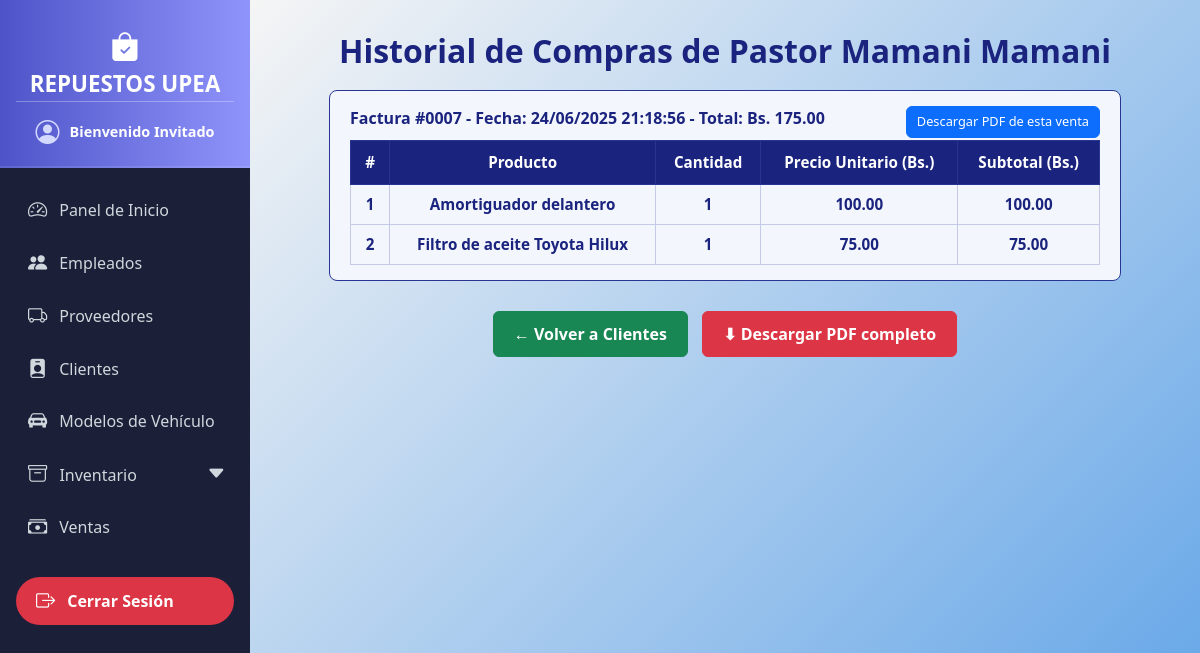
Page /clientes/3/historial on the earlier database version.
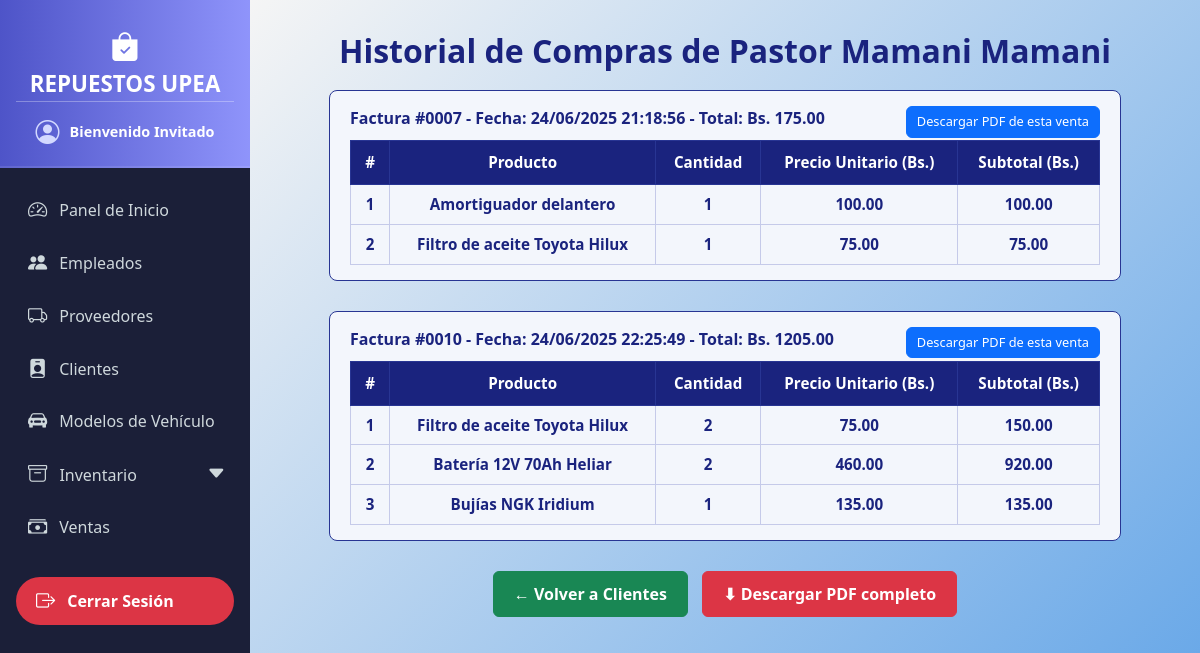
Same page on the later database version.
### models/venta_model.py (models this page shows, shortened)
class Venta(db.Model):
    __tablename__ = "ventas"
    id = db.Column(db.Integer, primary_key=True)
    fecha = db.Column(db.DateTime, default=datetime.utcnow, nullable=False)
    cliente_id = db.Column(db.Integer, db.ForeignKey("clientes.id"))
    empleado_id = db.Column(db.Integer, db.ForeignKey("empleados.id"))
    metodo_pago = db.Column(db.String(50), nullable=False)
    modelo_vehiculo_id = db.Column(db.Integer, db.ForeignKey("modelos_vehiculos.id"), nullable=True)
    total = db.Column(db.Float, nullable=False)
    cliente = db.relationship("Cliente", back_populates="ventas")
    empleado = db.relationship("Empleado", back_populates="ventas")
    detalles = db.relationship("DetalleVenta", back_populates="venta", cascade="all, delete-orphan")
    modelo_vehiculo = db.relationship("ModeloVehiculo", back_populates="ventas")
    def delete(self):
        db.session.delete(self)
        db.session.commit()

### models/detalle_venta_model.py (models this page shows, shortened)
class DetalleVenta(db.Model):
    __tablename__ = "detalle_venta"
    id = db.Column(db.Integer, primary_key=True)
    venta_id = db.Column(db.Integer, db.ForeignKey("ventas.id"))
    producto_id = db.Column(db.Integer, db.ForeignKey("productos.id"))
    cantidad = db.Column(db.Integer, nullable=False)
    precio_unitario = db.Column(db.Float, nullable=False)
    subtotal = db.Column(db.Float, nullable=False)
    venta = db.relationship("Venta", back_populates="detalles")
    producto = db.relationship("Producto", back_populates="detalles_venta")

### models/producto_model.py (models this page shows, shortened)
class Producto(db.Model):
    __tablename__ = "productos"
    id = db.Column(db.Integer, primary_key=True)
    nombre = db.Column(db.String(100), nullable=False)
    descripcion = db.Column(db.String(255))
    precio = db.Column(db.Float, nullable=False)
    stock = db.Column(db.Integer, nullable=False)
    imagen = db.Column(db.String(255), nullable=True)
    categoria_id = db.Column(db.Integer, db.ForeignKey("categorias.id"))
    categoria = db.relationship("Categoria", back_populates="productos")
    proveedores = db.relationship("ProductoProveedor", back_populates="producto")
    detalles_venta = db.relationship("DetalleVenta", back_populates="producto")

### controllers/cliente_controller.py (the view)
@cliente_bp.route('/<int:id>/historial')
def historial(id):
    cliente = Cliente.get_by_id(id)
    if not cliente:
        abort(404)
    return render_template('clientes/historial.html', cliente=cliente)

### models/cliente_model.py (called while the page is built)
    @staticmethod
    def get_by_id(id):
        return Cliente.query.get(id)

### run.py (called while the page is built)
@app.context_processor
def inject_active_path():
    def is_active(path):
        return 'active' if request.path == path else ''
    return dict(is_active=is_active)

### templates/clientes/historial.html (shortened to what this page needs)
{% extends 'base.html' %}
{% block content %}
<div class="container" id="contenidoPDF">
  <h1 id="tituloPDF">Historial de Compras de {{ cliente.nombre }}</h1>
  <div id="ventasContenedor">
    {% if cliente.ventas %}
      {% for venta in cliente.ventas %}
      <div class="venta-block" id="venta-{{ venta.id }}">
        <div class="venta-header">
          Factura #{{ '%04d' | format(venta.id) }} - Fecha: {{ venta.fecha.strftime('%d/%m/%Y %H:%M:%S') }} - Total: Bs. {{ '%.2f'|format(venta.total) }}
        </div>
        <button class="btn btn-primary btn-venta-pdf" onclick="descargarVentaPDF('{{ venta.id }}', this)">
          Descargar PDF de esta venta
        </button>
        <table>
          <thead>
            <tr>
              <th>#</th>
              <th>Producto</th>
              <th>Cantidad</th>
              <th>Precio Unitario (Bs.)</th>
              <th>Subtotal (Bs.)</th>
            </tr>
          </thead>
          <tbody>
            {% for detalle in venta.detalles %}
            <tr>
              <td>{{ loop.index }}</td>
              <td>{{ detalle.producto.nombre }}</td>
              <td>{{ detalle.cantidad }}</td>
              <td>{{ '%.2f'|format(detalle.precio_unitario) }}</td>
              <td>{{ '%.2f'|format(detalle.subtotal) }}</td>
            </tr>
            {% endfor %}
          </tbody>
        </table>
      </div>
      {% endfor %}
    {% else %}
      <p style="text-align:center; color:#1a237e; font-style: italic;">No hay historial de compras para este cliente.</p>
    {% endif %}
  </div>
</div>
<div class="no-print text-center mt-4" id="botonesAccion">
  <a href="{{ url_for('cliente.index') }}" class="btn btn-success" style="padding: 10px 20px; font-weight: 700;">
    ← Volver a Clientes
  </a>
  <button onclick="descargarPDF()" class="btn btn-danger" style="padding: 10px 20px; font-weight: 700; margin-left: 10px;">
    ⬇ Descargar PDF completo
  </button>
</div>
{% endblock %}

Differences in the rows shown:
added Venta: id "0010", fecha "24/06/2025 22:25:49", total "1205.00"
added DetalleVenta: producto.nombre "Filtro de aceite Toyota Hilux", cantidad "2", precio_unitario "75.00", subtotal "150.00", shown under "0010"
added DetalleVenta: producto.nombre "Batería 12V 70Ah Heliar", cantidad "2", precio_unitario "460.00", subtotal "920.00", shown under "0010"
added DetalleVenta: producto.nombre "Bujías NGK Iridium", cantidad "1", precio_unitario "135.00", subtotal "135.00", shown under "0010"
